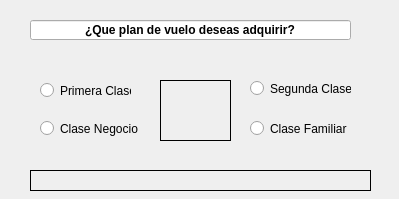
<?xml version="1.0" encoding="UTF-8"?>
<ui version="4.0">
 <class>Form</class>
 <widget class="QWidget" name="Form">
  <property name="geometry">
   <rect>
    <x>0</x>
    <y>0</y>
    <width>399</width>
    <height>199</height>
   </rect>
  </property>
  <property name="font">
   <font>
    <weight>50</weight>
    <bold>false</bold>
   </font>
  </property>
  <property name="windowTitle">
   <string>Form</string>
  </property>
  <widget class="QRadioButton" name="rbprimera">
   <property name="geometry">
    <rect>
     <x>40</x>
     <y>80</y>
     <width>91</width>
     <height>21</height>
    </rect>
   </property>
   <property name="text">
    <string>Primera Clase</string>
   </property>
  </widget>
  <widget class="QRadioButton" name="rbnegocio">
   <property name="geometry">
    <rect>
     <x>40</x>
     <y>120</y>
     <width>101</width>
     <height>17</height>
    </rect>
   </property>
   <property name="text">
    <string>Clase Negocio</string>
   </property>
  </widget>
  <widget class="QRadioButton" name="rbfamiliar">
   <property name="geometry">
    <rect>
     <x>250</x>
     <y>120</y>
     <width>101</width>
     <height>17</height>
    </rect>
   </property>
   <property name="text">
    <string>Clase Familiar</string>
   </property>
  </widget>
  <widget class="QRadioButton" name="rbsegunda">
   <property name="geometry">
    <rect>
     <x>250</x>
     <y>80</y>
     <width>101</width>
     <height>17</height>
    </rect>
   </property>
   <property name="text">
    <string>Segunda Clase</string>
   </property>
  </widget>
  <widget class="QLineEdit" name="pregunta">
   <property name="geometry">
    <rect>
     <x>30</x>
     <y>20</y>
     <width>321</width>
     <height>20</height>
    </rect>
   </property>
   <property name="font">
    <font>
     <weight>75</weight>
     <bold>true</bold>
    </font>
   </property>
   <property name="layoutDirection">
    <enum>Qt::LeftToRight</enum>
   </property>
   <property name="text">
    <string>¿Que plan de vuelo deseas adquirir?</string>
   </property>
   <property name="alignment">
    <set>Qt::AlignCenter</set>
   </property>
  </widget>
  <widget class="QLabel" name="resultado">
   <property name="geometry">
    <rect>
     <x>30</x>
     <y>170</y>
     <width>341</width>
     <height>21</height>
    </rect>
   </property>
   <property name="font">
    <font>
     <weight>75</weight>
     <bold>true</bold>
    </font>
   </property>
   <property name="frameShape">
    <enum>QFrame::Box</enum>
   </property>
   <property name="text">
    <string/>
   </property>
   <property name="alignment">
    <set>Qt::AlignCenter</set>
   </property>
  </widget>
  <widget class="QLabel" name="imagen">
   <property name="geometry">
    <rect>
     <x>160</x>
     <y>80</y>
     <width>71</width>
     <height>61</height>
    </rect>
   </property>
   <property name="frameShape">
    <enum>QFrame::Box</enum>
   </property>
   <property name="text">
    <string/>
   </property>
   <property name="pixmap">
    <pixmap>multimedia/avion.jpg</pixmap>
   </property>
   <property name="scaledContents">
    <bool>true</bool>
   </property>
  </widget>
 </widget>
 <resources/>
 <connections/>
</ui>
